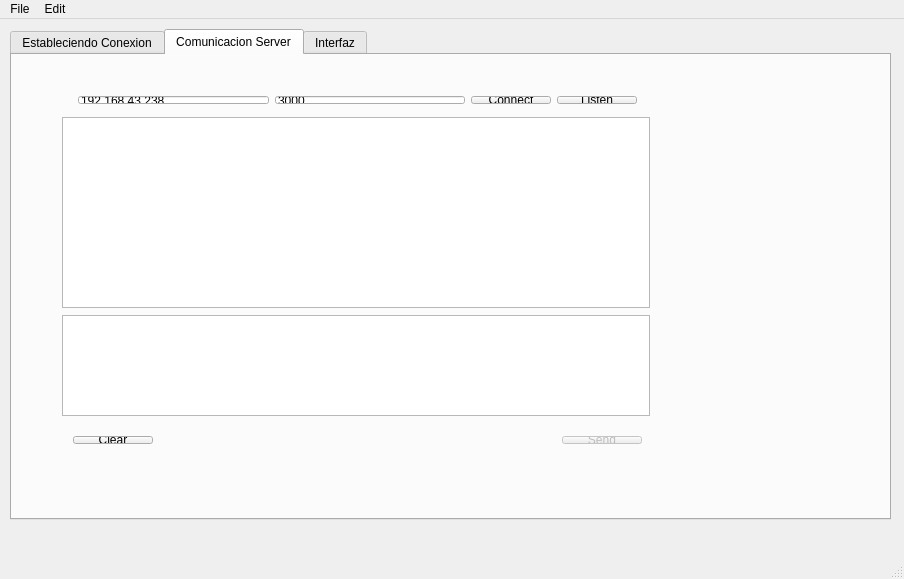
<?xml version="1.0" encoding="UTF-8"?>
<ui version="4.0">
 <class>MainWindow</class>
 <widget class="QMainWindow" name="MainWindow">
  <property name="geometry">
   <rect>
    <x>0</x>
    <y>0</y>
    <width>904</width>
    <height>579</height>
   </rect>
  </property>
  <property name="windowTitle">
   <string>Impresora 2D</string>
  </property>
  <widget class="QWidget" name="centralWidget">
   <widget class="QPushButton" name="pushButton">
    <property name="geometry">
     <rect>
      <x>-200</x>
      <y>200</y>
      <width>75</width>
      <height>23</height>
     </rect>
    </property>
    <property name="text">
     <string>PushButton</string>
    </property>
   </widget>
   <widget class="QTabWidget" name="tabWidget">
    <property name="geometry">
     <rect>
      <x>10</x>
      <y>10</y>
      <width>881</width>
      <height>491</height>
     </rect>
    </property>
    <property name="currentIndex">
     <number>1</number>
    </property>
    <property name="movable">
     <bool>true</bool>
    </property>
    <property name="tabBarAutoHide">
     <bool>false</bool>
    </property>
    <widget class="QWidget" name="tab_Conexion">
     <attribute name="title">
      <string>Estableciendo Conexion</string>
     </attribute>
     <widget class="QGroupBox" name="groupBox">
      <property name="geometry">
       <rect>
        <x>60</x>
        <y>30</y>
        <width>331</width>
        <height>131</height>
       </rect>
      </property>
      <property name="sizePolicy">
       <sizepolicy hsizetype="Fixed" vsizetype="Fixed">
        <horstretch>0</horstretch>
        <verstretch>0</verstretch>
       </sizepolicy>
      </property>
      <property name="minimumSize">
       <size>
        <width>300</width>
        <height>0</height>
       </size>
      </property>
      <property name="title">
       <string>Conexión</string>
      </property>
      <layout class="QFormLayout" name="formLayout">
       <property name="fieldGrowthPolicy">
        <enum>QFormLayout::ExpandingFieldsGrow</enum>
       </property>
       <item row="1" column="0">
        <widget class="QLabel" name="label_4">
         <property name="text">
          <string>Puerto Serie</string>
         </property>
        </widget>
       </item>
       <item row="1" column="1">
        <layout class="QHBoxLayout" name="horizontalLayout">
         <item>
          <widget class="QComboBox" name="comboBox_puertos">
           <property name="sizePolicy">
            <sizepolicy hsizetype="Expanding" vsizetype="Fixed">
             <horstretch>0</horstretch>
             <verstretch>0</verstretch>
            </sizepolicy>
           </property>
           <property name="editable">
            <bool>false</bool>
           </property>
          </widget>
         </item>
         <item>
          <widget class="QPushButton" name="button_refresh_ports">
           <property name="toolTip">
            <string>Refrescar puertos</string>
           </property>
           <property name="statusTip">
            <string>Refrescar puertos</string>
           </property>
           <property name="text">
            <string>Actualizar</string>
           </property>
          </widget>
         </item>
        </layout>
       </item>
       <item row="2" column="0">
        <widget class="QLabel" name="label_5">
         <property name="text">
          <string>Estado</string>
         </property>
        </widget>
       </item>
       <item row="2" column="1">
        <widget class="QLineEdit" name="edit_estado">
         <property name="alignment">
          <set>Qt::AlignCenter</set>
         </property>
         <property name="readOnly">
          <bool>true</bool>
         </property>
        </widget>
       </item>
       <item row="3" column="1">
        <widget class="QPushButton" name="button_connect">
         <property name="text">
          <string>Conectar</string>
         </property>
        </widget>
       </item>
      </layout>
     </widget>
    </widget>
    <widget class="QWidget" name="tab_ServerCom">
     <attribute name="title">
      <string>Comunicacion Server</string>
     </attribute>
     <widget class="QPlainTextEdit" name="txtReceive">
      <property name="geometry">
       <rect>
        <x>50</x>
        <y>62</y>
        <width>588</width>
        <height>191</height>
       </rect>
      </property>
      <property name="readOnly">
       <bool>true</bool>
      </property>
     </widget>
     <widget class="QWidget" name="layoutWidget">
      <property name="geometry">
       <rect>
        <x>50</x>
        <y>370</y>
        <width>591</width>
        <height>30</height>
       </rect>
      </property>
      <layout class="QHBoxLayout" name="horizontalLayout_4">
       <item>
        <widget class="QPushButton" name="btnClear">
         <property name="text">
          <string>Clear</string>
         </property>
        </widget>
       </item>
       <item>
        <spacer name="horizontalSpacer">
         <property name="orientation">
          <enum>Qt::Horizontal</enum>
         </property>
         <property name="sizeHint" stdset="0">
          <size>
           <width>40</width>
           <height>20</height>
          </size>
         </property>
        </spacer>
       </item>
       <item>
        <widget class="QPushButton" name="btnSend">
         <property name="enabled">
          <bool>false</bool>
         </property>
         <property name="text">
          <string>Send</string>
         </property>
        </widget>
       </item>
      </layout>
     </widget>
     <widget class="QPlainTextEdit" name="txtSend">
      <property name="geometry">
       <rect>
        <x>50</x>
        <y>260</y>
        <width>588</width>
        <height>101</height>
       </rect>
      </property>
      <property name="maximumSize">
       <size>
        <width>16777215</width>
        <height>150</height>
       </size>
      </property>
     </widget>
     <widget class="QWidget" name="layoutWidget_2">
      <property name="geometry">
       <rect>
        <x>55</x>
        <y>30</y>
        <width>581</width>
        <height>30</height>
       </rect>
      </property>
      <layout class="QHBoxLayout" name="horizontalLayout_5">
       <item>
        <widget class="QLineEdit" name="txtIP">
         <property name="text">
          <string>192.168.43.238</string>
         </property>
        </widget>
       </item>
       <item>
        <widget class="QLineEdit" name="txtPort">
         <property name="text">
          <string>3000</string>
         </property>
        </widget>
       </item>
       <item>
        <widget class="QPushButton" name="btnConnect">
         <property name="text">
          <string>Connect</string>
         </property>
        </widget>
       </item>
       <item>
        <widget class="QPushButton" name="btnListen">
         <property name="text">
          <string>Listen</string>
         </property>
        </widget>
       </item>
      </layout>
     </widget>
    </widget>
    <widget class="QWidget" name="tab_Interfaz">
     <attribute name="title">
      <string>Interfaz</string>
     </attribute>
     <widget class="QGraphicsView" name="graphicsView_4">
      <property name="geometry">
       <rect>
        <x>450</x>
        <y>130</y>
        <width>104</width>
        <height>104</height>
       </rect>
      </property>
      <property name="styleSheet">
       <string notr="true">background-image: url(:/Imagenes/flechaderecha.png);</string>
      </property>
     </widget>
     <widget class="QFrame" name="frame">
      <property name="geometry">
       <rect>
        <x>50</x>
        <y>120</y>
        <width>124</width>
        <height>124</height>
       </rect>
      </property>
      <property name="maximumSize">
       <size>
        <width>150</width>
        <height>150</height>
       </size>
      </property>
      <property name="font">
       <font>
        <pointsize>14</pointsize>
       </font>
      </property>
      <property name="styleSheet">
       <string notr="true">color: rgb(255, 0, 0);</string>
      </property>
      <property name="frameShape">
       <enum>QFrame::Box</enum>
      </property>
      <property name="frameShadow">
       <enum>QFrame::Plain</enum>
      </property>
      <property name="lineWidth">
       <number>10</number>
      </property>
      <property name="midLineWidth">
       <number>10</number>
      </property>
     </widget>
     <widget class="QGraphicsView" name="graphicsView">
      <property name="geometry">
       <rect>
        <x>60</x>
        <y>130</y>
        <width>104</width>
        <height>104</height>
       </rect>
      </property>
      <property name="styleSheet">
       <string notr="true">background-image: url(:/Imagenes/flecha.png);</string>
      </property>
     </widget>
     <widget class="QGraphicsView" name="graphicsView_2">
      <property name="geometry">
       <rect>
        <x>320</x>
        <y>130</y>
        <width>104</width>
        <height>104</height>
       </rect>
      </property>
      <property name="styleSheet">
       <string notr="true">background-image: url(:/Imagenes/flechaizquierda.png);</string>
      </property>
     </widget>
     <widget class="QGraphicsView" name="graphicsView_6">
      <property name="geometry">
       <rect>
        <x>710</x>
        <y>130</y>
        <width>104</width>
        <height>104</height>
       </rect>
      </property>
      <property name="styleSheet">
       <string notr="true">background-image: url(:/Imagenes/lapiz arriba.jpg);</string>
      </property>
     </widget>
     <widget class="QGraphicsView" name="graphicsView_5">
      <property name="geometry">
       <rect>
        <x>580</x>
        <y>130</y>
        <width>104</width>
        <height>104</height>
       </rect>
      </property>
      <property name="styleSheet">
       <string notr="true">background-image: url(:/Imagenes/lapiz abajo.jpg);</string>
      </property>
     </widget>
     <widget class="QComboBox" name="comboBox">
      <property name="geometry">
       <rect>
        <x>220</x>
        <y>310</y>
        <width>51</width>
        <height>22</height>
       </rect>
      </property>
      <property name="currentText">
       <string>0,5</string>
      </property>
      <property name="currentIndex">
       <number>0</number>
      </property>
      <item>
       <property name="text">
        <string comment="1000">0,5</string>
       </property>
      </item>
      <item>
       <property name="text">
        <string>1</string>
       </property>
      </item>
      <item>
       <property name="text">
        <string>2</string>
       </property>
      </item>
      <item>
       <property name="text">
        <string>3</string>
       </property>
      </item>
      <item>
       <property name="text">
        <string>4</string>
       </property>
      </item>
      <item>
       <property name="text">
        <string>15</string>
       </property>
      </item>
     </widget>
     <widget class="QGraphicsView" name="graphicsView_3">
      <property name="geometry">
       <rect>
        <x>190</x>
        <y>130</y>
        <width>104</width>
        <height>104</height>
       </rect>
      </property>
      <property name="styleSheet">
       <string notr="true">
background-image: url(:/Imagenes/flechaabajo.png);</string>
      </property>
     </widget>
     <widget class="QLabel" name="label">
      <property name="geometry">
       <rect>
        <x>80</x>
        <y>310</y>
        <width>131</width>
        <height>21</height>
       </rect>
      </property>
      <property name="font">
       <font>
        <pointsize>10</pointsize>
       </font>
      </property>
      <property name="text">
       <string>Velocidad de recorrido</string>
      </property>
     </widget>
     <widget class="QLabel" name="label_2">
      <property name="geometry">
       <rect>
        <x>280</x>
        <y>310</y>
        <width>61</width>
        <height>21</height>
       </rect>
      </property>
      <property name="font">
       <font>
        <pointsize>10</pointsize>
       </font>
      </property>
      <property name="text">
       <string>Segundos</string>
      </property>
     </widget>
     <zorder>graphicsView_4</zorder>
     <zorder>graphicsView</zorder>
     <zorder>graphicsView_2</zorder>
     <zorder>graphicsView_6</zorder>
     <zorder>graphicsView_5</zorder>
     <zorder>comboBox</zorder>
     <zorder>graphicsView_3</zorder>
     <zorder>label</zorder>
     <zorder>label_2</zorder>
     <zorder>frame</zorder>
    </widget>
   </widget>
   <zorder>tabWidget</zorder>
   <zorder>pushButton</zorder>
  </widget>
  <widget class="QMenuBar" name="menuBar">
   <property name="geometry">
    <rect>
     <x>0</x>
     <y>0</y>
     <width>904</width>
     <height>26</height>
    </rect>
   </property>
   <widget class="QMenu" name="menuFile">
    <property name="title">
     <string>File</string>
    </property>
    <addaction name="actionNew"/>
    <addaction name="actionOpen"/>
    <addaction name="actionSave"/>
    <addaction name="actionSave_As"/>
   </widget>
   <widget class="QMenu" name="menuEdit">
    <property name="title">
     <string>Edit</string>
    </property>
    <addaction name="actionCopy"/>
    <addaction name="actionCut"/>
    <addaction name="actionPaste"/>
    <addaction name="separator"/>
    <addaction name="actionUndo"/>
    <addaction name="actionRedo"/>
   </widget>
   <addaction name="menuFile"/>
   <addaction name="menuEdit"/>
  </widget>
  <widget class="QStatusBar" name="statusBar"/>
  <action name="actionNew">
   <property name="icon">
    <iconset>
     <normaloff>:/Images/new.png</normaloff>:/Images/new.png</iconset>
   </property>
   <property name="text">
    <string>New</string>
   </property>
  </action>
  <action name="actionOpen">
   <property name="icon">
    <iconset>
     <normaloff>:/Images/open.png</normaloff>:/Images/open.png</iconset>
   </property>
   <property name="text">
    <string>Open</string>
   </property>
  </action>
  <action name="actionSave">
   <property name="icon">
    <iconset>
     <normaloff>:/Images/save.png</normaloff>:/Images/save.png</iconset>
   </property>
   <property name="text">
    <string>Save</string>
   </property>
  </action>
  <action name="actionSave_As">
   <property name="icon">
    <iconset>
     <normaloff>:/Images/Save As.png</normaloff>:/Images/Save As.png</iconset>
   </property>
   <property name="text">
    <string>Save As</string>
   </property>
  </action>
  <action name="actionCopy">
   <property name="icon">
    <iconset>
     <normaloff>:/Images/copy.png</normaloff>:/Images/copy.png</iconset>
   </property>
   <property name="text">
    <string>Copy</string>
   </property>
  </action>
  <action name="actionCut">
   <property name="icon">
    <iconset>
     <normaloff>:/Images/cut.png</normaloff>:/Images/cut.png</iconset>
   </property>
   <property name="text">
    <string>Cut</string>
   </property>
  </action>
  <action name="actionPaste">
   <property name="icon">
    <iconset>
     <normaloff>:/Images/paste.ico</normaloff>:/Images/paste.ico</iconset>
   </property>
   <property name="text">
    <string>Paste</string>
   </property>
  </action>
  <action name="actionUndo">
   <property name="icon">
    <iconset>
     <normaloff>:/Images/Deshacer.png</normaloff>:/Images/Deshacer.png</iconset>
   </property>
   <property name="text">
    <string>Undo</string>
   </property>
  </action>
  <action name="actionRedo">
   <property name="icon">
    <iconset>
     <normaloff>:/Images/Rehacer.png</normaloff>:/Images/Rehacer.png</iconset>
   </property>
   <property name="text">
    <string>Redo</string>
   </property>
  </action>
 </widget>
 <layoutdefault spacing="6" margin="11"/>
 <resources/>
 <connections/>
</ui>
